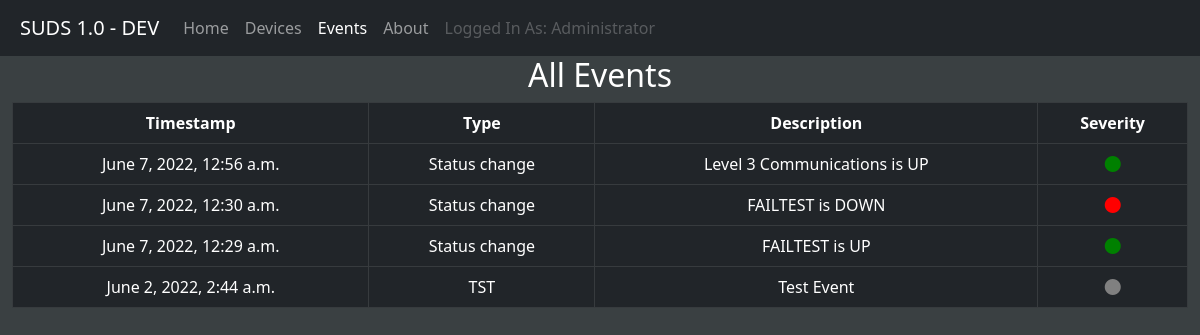
/events/ (signed in), run on the app's committed database.
### pingstats/models.py (models this page shows, shortened)
class Event(models.Model):
    event_type = models.CharField(max_length=200)
    event_description = models.CharField(max_length=200)
    event_severity_level = models.CharField(max_length=200)
    event_timestamp = models.DateTimeField(auto_now=True)

### pingstats/views.py (the view)
# urls.py: path('events/', views.event, name='events'),
@login_required
def event(request):
    current_user = request.user
    events_object_list = Event.objects.all().order_by('-id')
    context = {
        'event_objects_list': events_object_list,
        'current_user': current_user
    }
    template = loader.get_template('events.html')
    return HttpResponse(template.render(context, request))

### pingstats/templates/events.html (shortened to what this page needs)
<!doctype html>
<head>
    <link href="https://cdn.jsdelivr.net/npm/bootstrap@5.2.0-beta1/dist/css/bootstrap.min.css" rel="stylesheet">
</head>
<header>
    <div class="container-fluid">
        <div class="row">
            <nav class="navbar navbar-expand-lg navbar-dark bg-dark" style="padding-left: 20px;">
                <a class="navbar-brand" href="#">SUDS 1.0 - DEV</a>
                <div id="navbarSupportedContent">
                  <ul class="navbar-nav mr-auto">
                    <li class="nav-item active">
                      <a class="nav-link" href="{% url 'home' %}">Home</a>
                    </li>
                    <li class="nav-item">
                        <a class="nav-link" href="{% url 'devices' %}">Devices</a>
                    </li>
                    <li class="nav-item">
                      <a class="nav-link active" href="{% url 'events' %}">Events<span class="sr-only">(current)</span></a>
                    </li>
                    <li class="nav-item">
                        <a class="nav-link" href="{% url 'about' %}">About</a>
                    </li>
                    <li>
                        <a class="nav-link disabled" href="#" style="float: right;">Logged In As: {{ current_user.username }}</a>
                    </li>
                  </ul>
                </div>
            </nav>
        </div>
    </div>
</header>
<body class="bg" style="background-color:#3a4042;">
    <div class="container-fluid">
        <div class="row">
            <div class="col-md text-center">
                <h2 style="color: white;">All Events</h2>
                <table class="table table-dark table-bordered table-hover text-left">
                    <thead>
                        <tr>
                            <th scope="col">Timestamp</th>
                            <th scope="col">Type</th>
                            <th scope="col">Description</th>
                            <th scope="col">Severity</th>
                        </tr>
                    </thead>
                    {% for event in event_objects_list %}
                        <tr>
                            <td scope="row"> {{ event.event_timestamp }} </td>
                            <td> {{ event.event_type }} </td>
                            <td> {{ event.event_description }}</td>
                            {% if event.event_severity_level == "Green" %}
                                <td><i class="fa-solid fa-circle" style="color:green"></i></td>
                            {% elif event.event_severity_level == "Critical" %}
                                <td><i class="fa-solid fa-circle" style="color:red"></i></td>
                            {% elif event.event_severity_level == "Grey" %}
                                <td><i class="fa-solid fa-circle" style="color:grey"></i></td>
                            {% else %}
                                <td>event.event_severity_level</td>
                            {% endif %}
                        </tr>
                    {% endfor %}
                </table>
            </div>
        </div>
    </div>
</body>
</html>

### data on the page
Event: event_timestamp "June 7, 2022, 12:56 a.m.", event_type "Status change", event_description "Level 3 Communications is UP", event_severity_level "Green" (drawn)
Event: event_timestamp "June 7, 2022, 12:30 a.m.", event_type "Status change", event_description "FAILTEST is DOWN", event_severity_level "Critical" (drawn)
Event: event_timestamp "June 7, 2022, 12:29 a.m.", event_type "Status change", event_description "FAILTEST is UP", event_severity_level "Green" (drawn)
Event: event_timestamp "June 2, 2022, 2:44 a.m.", event_type "TST", event_description "Test Event", event_severity_level "Grey" (drawn)

### other printed values
{{ current_user.username }} "Administrator"
